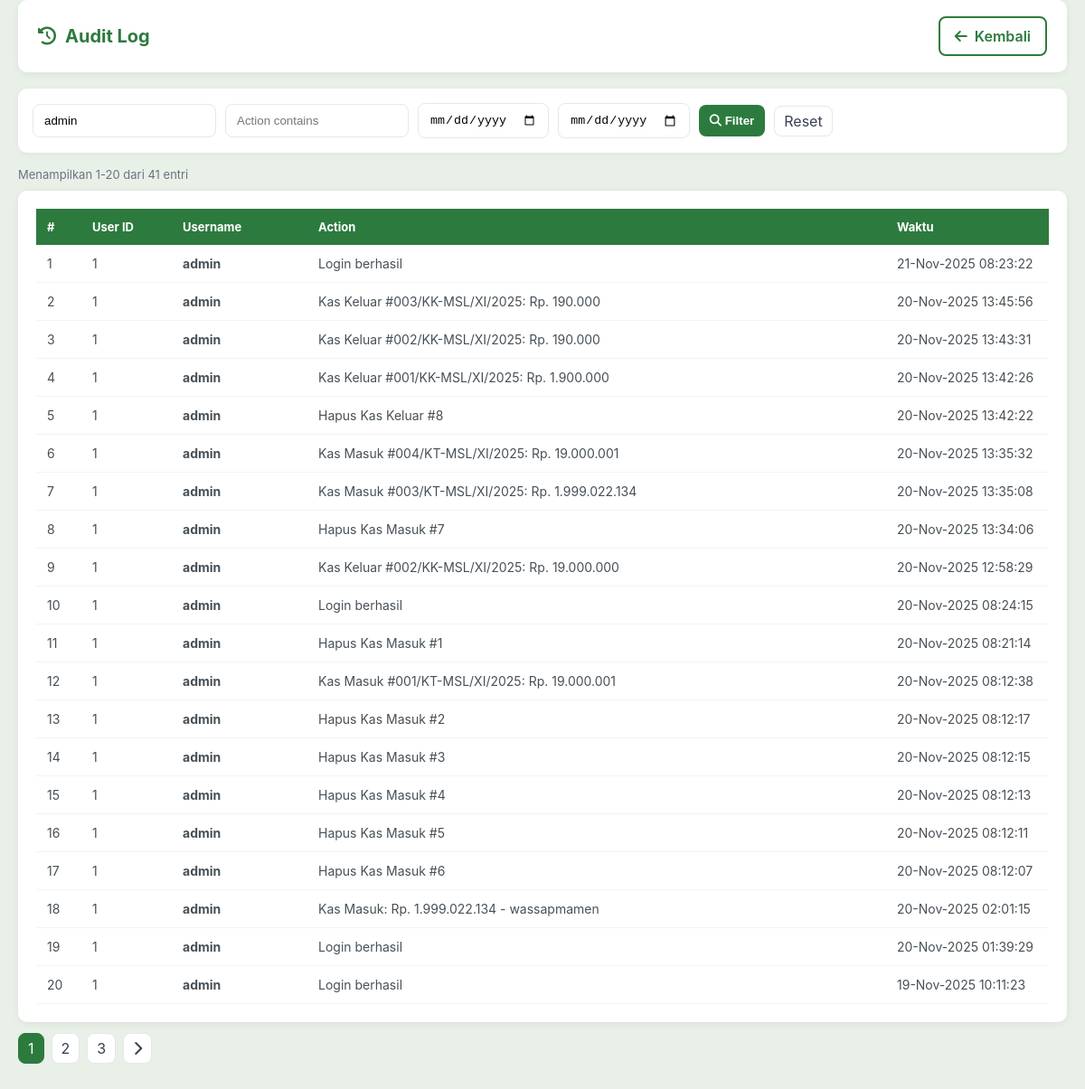
Screenshot of /audit_log.php?username=admin (signed in) with the database file from the repository.
### tables this page shows
CREATE TABLE `audit_log` (
  `id` int(11) NOT NULL,
  `user_id` int(11) NOT NULL,
  `username` varchar(100) NOT NULL,
  `action` varchar(255) NOT NULL,
  `ip_address` varchar(50) DEFAULT NULL,
  `timestamp` datetime DEFAULT current_timestamp()
);

### config/conn_db.php (called while the page is built, shortened)
<?php
function clean_input($data) {
    $data = trim($data);
    $data = stripslashes($data);
    $data = htmlspecialchars($data, ENT_QUOTES, 'UTF-8');
    return $data;
}
?>

### audit_log.php (the view, shortened to what this page needs)
<?php
require_once 'config/conn_db.php';
$username = isset($_GET['username']) ? clean_input($_GET['username']) : '';
$actionq = isset($_GET['action_q']) ? clean_input($_GET['action_q']) : '';
$date_from = isset($_GET['date_from']) ? clean_input($_GET['date_from']) : '';
$date_to = isset($_GET['date_to']) ? clean_input($_GET['date_to']) : '';
$page = max(1, intval($_GET['page'] ?? 1));
$perPage = 20;
$conds = [];
if ($username !== '') $conds[] = "username LIKE '%" . $conn->real_escape_string($username) . "%'";
$where = '';
if (count($conds) > 0) $where = 'WHERE ' . implode(' AND ', $conds);
$countRes = mysqli_query($conn, "SELECT COUNT(*) AS total FROM audit_log $where");
$total = 0;
if ($countRes) {
    $r = mysqli_fetch_assoc($countRes);
    $total = intval($r['total']);
}
$offset = ($page - 1) * $perPage;
$sql = "SELECT * FROM audit_log $where ORDER BY timestamp DESC LIMIT $offset, $perPage";
$res = mysqli_query($conn, $sql);
?>
<!DOCTYPE html>
<html lang="id">
<head>
    <link rel="stylesheet" href="https://cdnjs.cloudflare.com/ajax/libs/font-awesome/6.4.0/css/all.min.css">
</head>
<body>
    <div class="container">
        <div class="header">
            <h2><i class="fas fa-history"></i> Audit Log</h2>
            <div class="page-actions">
                <a href="dashboard.php" class="btn btn-outline"><i class="fas fa-arrow-left"></i> Kembali</a>
            </div>
        </div>
        <div class="form-filters">
            <form method="get" style="display:flex; gap:10px; align-items:center; flex-wrap:wrap; width:100%;">
                <input type="text" name="username" placeholder="Username" value="<?php echo htmlspecialchars($username); ?>">
                <input type="text" name="action_q" placeholder="Action contains" value="<?php echo htmlspecialchars($actionq); ?>">
                <input type="date" name="date_from" value="<?php echo htmlspecialchars($date_from); ?>">
                <input type="date" name="date_to" value="<?php echo htmlspecialchars($date_to); ?>">
                <button type="submit"><i class="fas fa-search"></i> Filter</button>
                <a href="audit_log.php" class="page-link">Reset</a>
            </form>
        </div>
        <div class="small muted" style="margin:10px 0;">
            Menampilkan <?php echo ($total>0?($offset+1)."-".min($offset+$perPage,$total):"0"); ?> dari <?php echo $total; ?> entri
        </div>
        <div class="table-wrap">
            <table>
                <thead>
                    <tr>
                        <th style="width:50px;">#</th>
                        <th style="width:100px;">User ID</th>
                        <th style="width:150px;">Username</th>
                        <th>Action</th>
                        <th style="width:180px;">Waktu</th>
                    </tr>
                </thead>
                <tbody>
                    <?php if ($res && mysqli_num_rows($res) > 0): $no = $offset + 1; while ($row = mysqli_fetch_assoc($res)): ?>
                    <tr>
                        <td><?php echo $no++; ?></td>
                        <td><?php echo htmlspecialchars($row['user_id']); ?></td>
                        <td><strong><?php echo htmlspecialchars($row['username']); ?></strong></td>
                        <td><?php echo htmlspecialchars($row['action']); ?></td>
                        <td><?php echo date('d-M-Y H:i:s', strtotime($row['timestamp'])); ?></td>
                    </tr>
                    <?php endwhile; else: ?>
                    <tr><td colspan="5" class="muted" style="text-align:center; padding:20px;">
                        <i class="fas fa-inbox"></i> Belum ada data audit log.
                    </td></tr>
                    <?php endif; ?>
                </tbody>
            </table>
        </div>
        <?php if ($total > $perPage): ?>
        <div class="pagination">
            <?php
            $totalPages = max(1, ceil($total / $perPage));
            $baseUrl = 'audit_log.php?username=' . urlencode($username) . '&action_q=' . urlencode($actionq) . '&date_from=' . urlencode($date_from) . '&date_to=' . urlencode($date_to) . '&page=';
            for ($p = 1; $p <= $totalPages; $p++) {
                if ($p == $page) {
                    echo '<span class="page-link active">' . $p . '</span>';
                } else {
                    echo '<a class="page-link" href="' . $baseUrl . $p . '">' . $p . '</a>';
                }
            }
            if ($page < $totalPages) {
                echo '<a class="page-link" href="' . $baseUrl . ($page+1) . '"><i class="fas fa-chevron-right"></i></a>';
            }
            ?>
        </div>
        <?php endif; ?>
    </div>
</body>
</html>

### audit_log.php (style rules this page uses)
* { margin:0; padding:0; box-sizing: border-box; }
body { font-family: 'Inter', sans-serif; background: #e8f0e8; min-height: 100vh; }
.container { max-width: 100%; margin: 0; padding: 0 20px 40px; }
.header { background: white; padding: 18px 22px; border-radius: 10px; margin-bottom: 18px; box-shadow: 0 2px 8px rgba(0,0,0,0.06); display: flex; justify-content: space-between; align-items: center; gap: 12px; }
.header h2 { color: #2d7a3e; font-size: 20px; display:flex; align-items:center; gap:10px; }
.page-actions { display:flex; gap:10px; }
.btn { padding: 10px 16px; border-radius: 8px; cursor: pointer; border: none; font-weight: 600; display:inline-flex; align-items:center; gap:8px; text-decoration:none; transition: all 0.3s ease; }
.btn-outline { background: white; border: 2px solid #2d7a3e; color: #2d7a3e; }
.form-filters { background: white; padding: 16px; border-radius: 10px; box-shadow: 0 2px 8px rgba(0,0,0,0.04); margin-bottom: 16px; display:flex; gap:10px; flex-wrap:wrap; align-items:center; }
.form-filters input[type=text], .form-filters input[type=date] { padding:10px 12px; border:1px solid #e2e8f0; border-radius:8px; }
.form-filters button { padding:10px 12px; border-radius:8px; border:none; background:#2d7a3e; color:white; cursor:pointer; font-weight: 600; }
.table-wrap { background: white; padding: 20px; border-radius: 10px; box-shadow: 0 2px 8px rgba(0,0,0,0.06); overflow-x:auto; }
table { width:100%; border-collapse: collapse; min-width: 720px; }
thead th { background: #2d7a3e; color: white; padding:12px; text-align:left; font-size:13px; }
tbody td { padding:12px; border-bottom:1px solid #f1f5f4; color:#475057; font-size:14px; }
.muted { color:#6b7280; font-size:13px; }
.pagination { margin-top:12px; display:flex; gap:8px; align-items:center; flex-wrap:wrap; }
.page-link { padding:6px 10px; border-radius:8px; border:1px solid #e5e7eb; background:white; text-decoration:none; color:#374151; transition: all 0.3s ease; }
.page-link.active { background:#2d7a3e; color:white; border-color:#2d7a3e }

### rows the page displays
audit_log: user "1", username "admin", action "Login berhasil", timestamp "21-Nov-2025 08:23:22"
audit_log: user "1", username "admin", action "Kas Keluar #003/KK-MSL/XI/2025: Rp. 190.000", timestamp "20-Nov-2025 13:45:56"
audit_log: user "1", username "admin", action "Kas Keluar #002/KK-MSL/XI/2025: Rp. 190.000", timestamp "20-Nov-2025 13:43:31"
audit_log: user "1", username "admin", action "Kas Keluar #001/KK-MSL/XI/2025: Rp. 1.900.000", timestamp "20-Nov-2025 13:42:26"
audit_log: user "1", username "admin", action "Hapus Kas Keluar #8", timestamp "20-Nov-2025 13:42:22"
audit_log: user "1", username "admin", action "Kas Masuk #004/KT-MSL/XI/2025: Rp. 19.000.001", timestamp "20-Nov-2025 13:35:32"
audit_log: user "1", username "admin", action "Kas Masuk #003/KT-MSL/XI/2025: Rp. 1.999.022.134", timestamp "20-Nov-2025 13:35:08"
audit_log: user "1", username "admin", action "Hapus Kas Masuk #7", timestamp "20-Nov-2025 13:34:06"
audit_log: user "1", username "admin", action "Kas Keluar #002/KK-MSL/XI/2025: Rp. 19.000.000", timestamp "20-Nov-2025 12:58:29"
audit_log: user "1", username "admin", action "Login berhasil", timestamp "20-Nov-2025 08:24:15"
audit_log: user "1", username "admin", action "Hapus Kas Masuk #1", timestamp "20-Nov-2025 08:21:14"
audit_log: user "1", username "admin", action "Kas Masuk #001/KT-MSL/XI/2025: Rp. 19.000.001", timestamp "20-Nov-2025 08:12:38"
audit_log: user "1", username "admin", action "Hapus Kas Masuk #2", timestamp "20-Nov-2025 08:12:17"
audit_log: user "1", username "admin", action "Hapus Kas Masuk #3", timestamp "20-Nov-2025 08:12:15"
audit_log: user "1", username "admin", action "Hapus Kas Masuk #4", timestamp "20-Nov-2025 08:12:13"
audit_log: user "1", username "admin", action "Hapus Kas Masuk #5", timestamp "20-Nov-2025 08:12:11"
audit_log: user "1", username "admin", action "Hapus Kas Masuk #6", timestamp "20-Nov-2025 08:12:07"
audit_log: user "1", username "admin", action "Kas Masuk: Rp. 1.999.022.134 - wassapmamen", timestamp "20-Nov-2025 02:01:15"
audit_log: user "1", username "admin", action "Login berhasil", timestamp "20-Nov-2025 01:39:29"
audit_log: user "1", username "admin", action "Login berhasil", timestamp "19-Nov-2025 10:11:23"

### other values shown
$offset+1 "1"
min($offset+$perPage,$total) "20"
$total "41"
